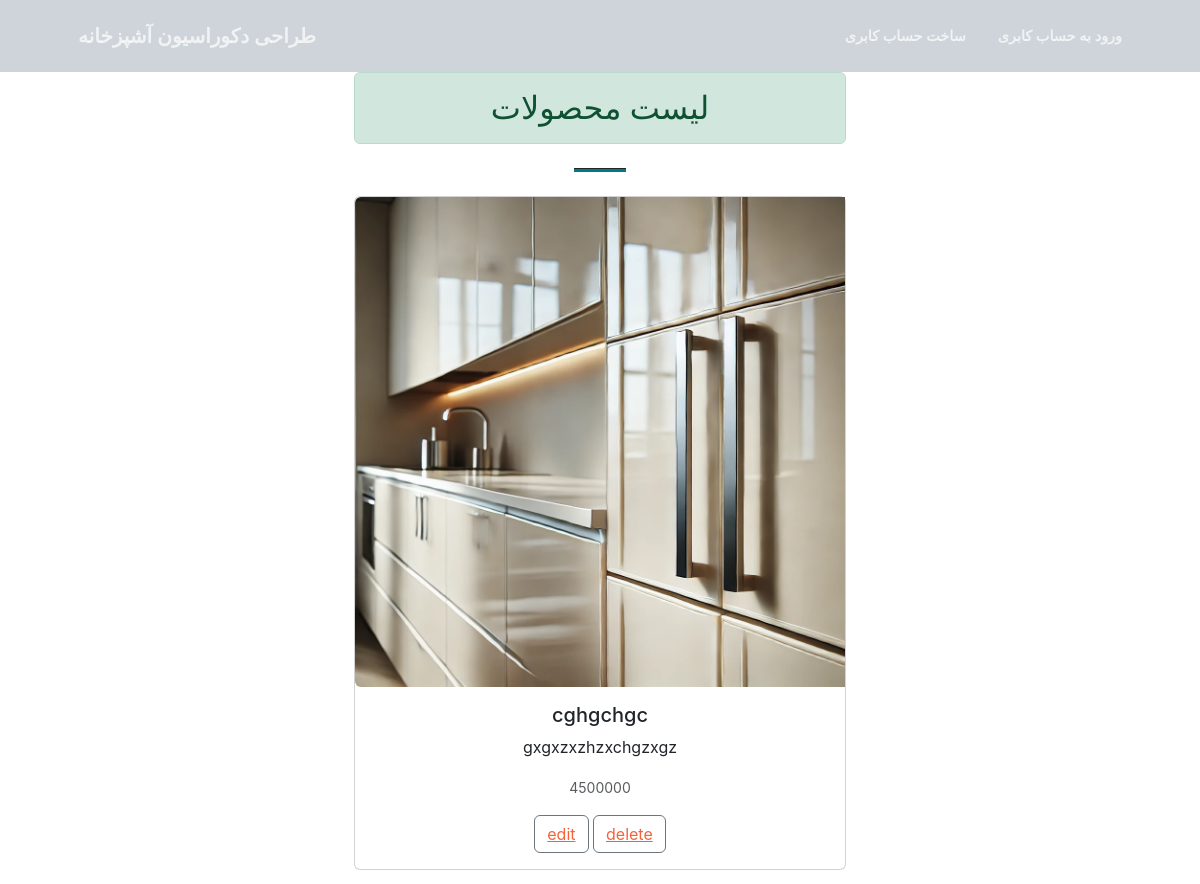
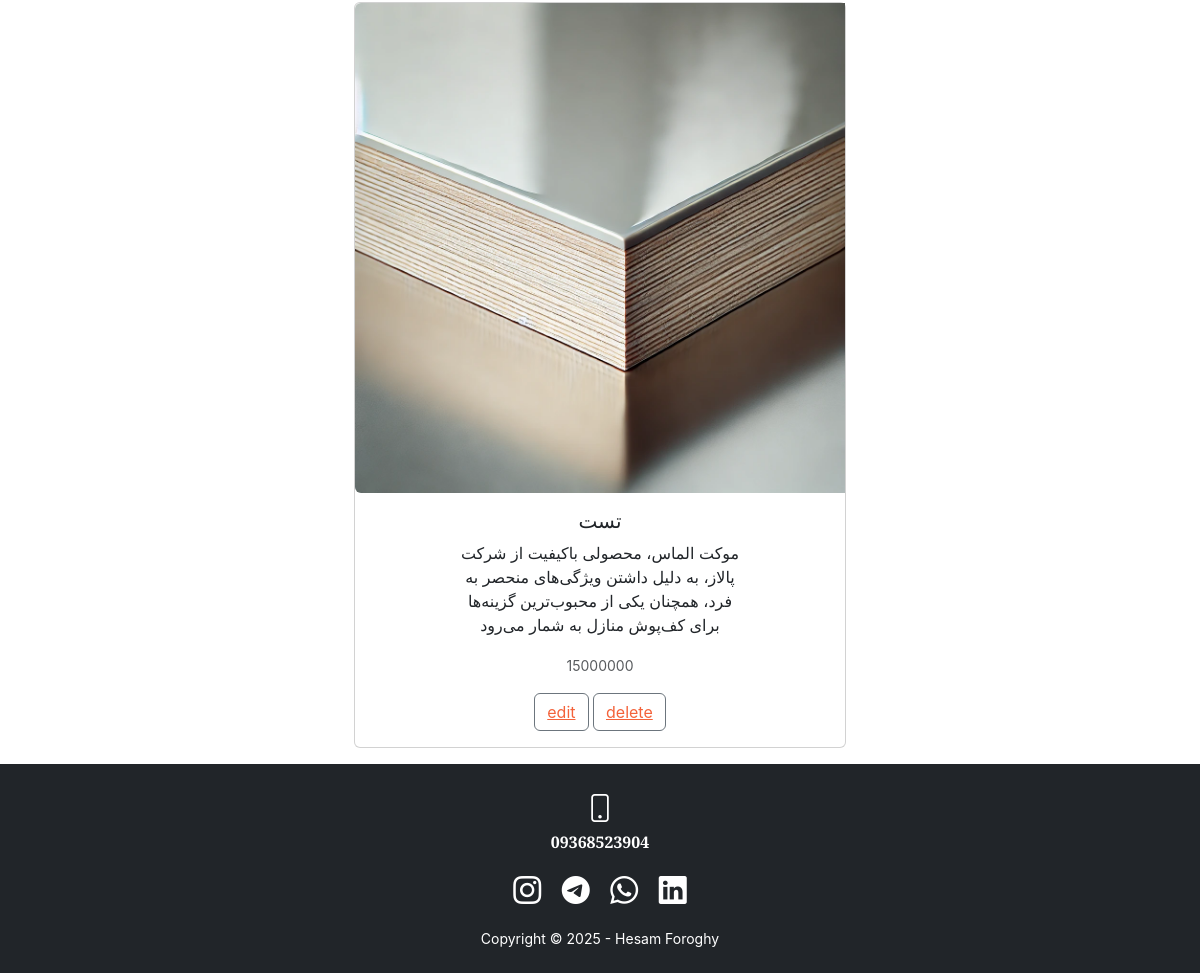
Page /modiriat.php on the committed database (2 pictures, top to bottom).
### tables this page shows
CREATE TABLE `product` (
  `name` varchar(15) NOT NULL,
  `imageurl` varchar(20) NOT NULL,
  `id` int(9) NOT NULL,
  `ghymat` int(11) NOT NULL,
  `explane` varchar(250) NOT NULL
);

### modiriat.php (the view, shortened to what this page needs)
<?php
include("navbar.php")
?>
<div class="row">
<div class="container px-4 px-lg-5">
<div class="container px-4 px-lg-5">
                <div class="row gx-4 gx-lg-5 justify-content-center">
                    <div class="col-lg-8 col-xl-6 text-center"></br>
                        <h2 class='alert alert-success'  role='alert'>لیست محصولات</h2>
                        <hr class="divider" />
                        <?php
include("connect.php");
$b=mysqli_query($a,"SELECT * FROM `product`");
?>
<div class="table">
            <?php
            $row=mysqli_fetch_array($b);
            while($row)
            {
                ?>
  </div>
  <div class="card mb-3" style="max-width: 540px;">
    <div class="row g-0">
      <div class="col-md-13">
        <img src="<?php echo($row["imageurl"]); ?>" class="img-fluid rounded-start" alt="...">
      </div>
      <div class="d-flex justify-content-center">
      <div class="col-md-8">
        <div class="card-body">
          <h5 class="card-title"> <?php echo($row["name"]);  ?></h5>
          <p class="card-text"><?php echo($row["explane"]);  ?></p>
          <p class="card-text"><small class="text-body-secondary"><?php echo($row["ghymat"]);  ?> </small></p>
          <button class="btn btn-outline-secondary"><a class="lk" href="cityedit.php?id=<?php echo($row["id"]); ?>" id="n2">edit</a></button>
          <button class="btn btn-outline-secondary"><a class="lk" href="citydelete.php?id=<?php echo($row["id"]); ?>" id="n1">delete</a></button>
        </div>
      </div>
    </div>
    </div>
    <?php
    $row=mysqli_fetch_array($b);
            }
            ?>
    </div>
    </div>
    </div>
  </div>
    </div>
</div>
<?php
include("footer.php");
?>

### rows in the picture
product: imageurl (picture), name "cghgchgc", explane "gxgxzxzhzxchgzxgz", ghymat "4500000"
product: imageurl (picture), name "تست", explane "موکت الماس، محصولی باکیفیت از شرکت پالاز، به دلیل داشتن ویژگی‌های منحصر به فرد، همچنان یکی از محبوب‌ترین گزینه‌ها برای کف‌پوش منازل به شمار می‌رود", ghymat "15000000"
